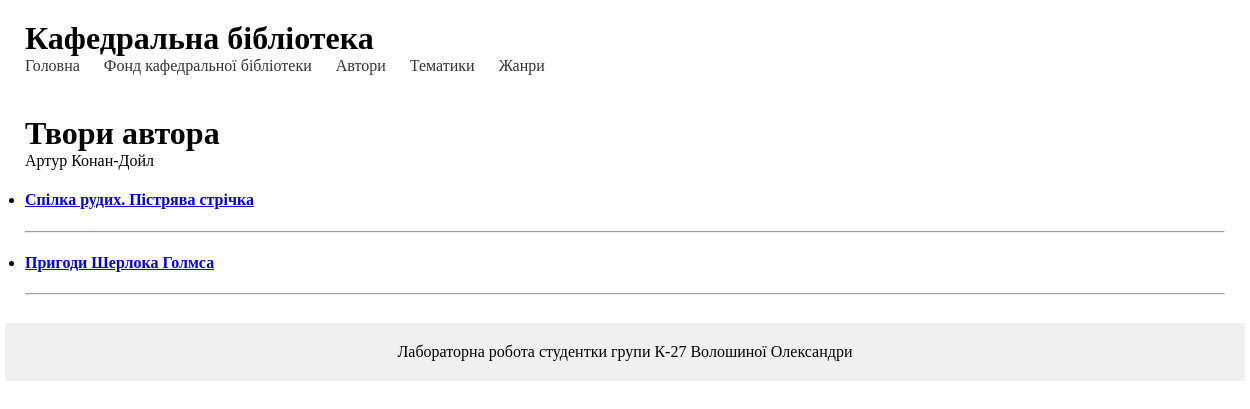
The page /author_edition_/3/ on the database its author committed.
### library/models.py (models this page shows, shortened)
class Author(models.Model):
    first_name = models.CharField(max_length=10, null=True)
    last_name = models.CharField(max_length=20, null=True)
    pseudonym = models.CharField(max_length=25, null=True)
    country = models.ForeignKey('Country', on_delete=models.SET_NULL, null=True)
    def __str__(self):
        return self.first_name +" " + self.last_name
    class Meta:
        ordering = ['first_name', 'last_name']

class EditionsAuthors(models.Model):
    edition = models.ForeignKey(Edition, on_delete=models.CASCADE)
    author = models.ForeignKey(Author, on_delete=models.CASCADE)
    class Meta:
        unique_together = ('edition', 'author')

class Edition(models.Model):
    name = models.CharField(max_length=50, null=True)
    abstract = models.TextField(null=True)
    quantity_available = models.IntegerField(null=True)
    status = models.ForeignKey(Status, on_delete=models.SET_NULL, null=True)
    class Meta:
         ordering = ['name']
    class Meta:
         ordering = ['name']

### library/views.py (the view)
# urls.py: path('author_edition_/<int:author_id>/', author_edition, name='author_edition'),
def author_edition(request, author_id):
    author = get_object_or_404(Author, pk=author_id)
    editions = EditionsAuthors.objects.filter(author=author)
    for edition_author in editions:
        print(edition_author.edition.name)
    return render(request, 'library/works.html', {'title': 'Твори автора', 'author': author, 'works': editions})

### library/templates/library/works.html
{% extends 'library/base.html' %}
{% block content %}
<h1>{{ title }}</h1>
{{ author }}
<ul>
    {% for work in works %}
        <li>
            <h4><a href="{% url 'abstract' work.edition.id %}">{{ work.edition.name }}</a></h4>
        </li>
        <hr>
    {% endfor %}
</ul>
{% endblock %}

### library/static/library/css/styles.css (style rules this page uses)
body, h1, h2, p, ul, li { margin: 0; padding: 0; }

### rows shown on the page
Author: first_name+last_name "Артур Конан-Дойл"
EditionsAuthors: edition.name "Спілка рудих. Пістрява стрічка"
EditionsAuthors: edition.name "Пригоди Шерлока Голмса"

### other values the page prints
{{ title }} "Твори автора"
